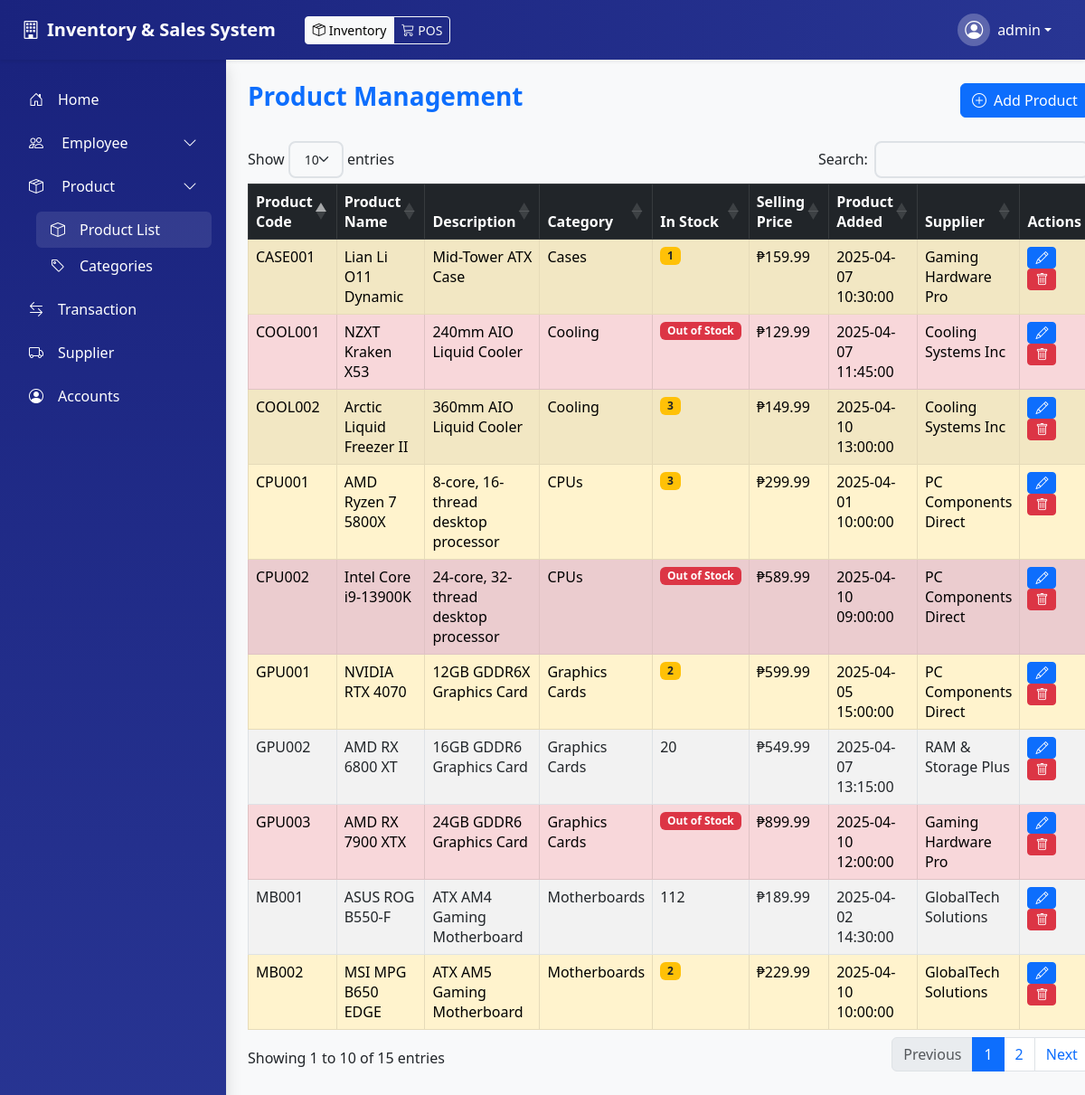
The page /page/product.php (signed in) on the database its author committed.
### tables this page shows
CREATE TABLE `product` (
    `Product_ID` int(11) NOT NULL,
    `Product_Code` varchar(50) NOT NULL,
    `Product_Name` varchar(100) NOT NULL,
    `Description` text DEFAULT NULL,
    `Category_ID` int(11) DEFAULT NULL,
    `In_Stock` int(11) NOT NULL,
    `Selling_Price` decimal(10, 2) NOT NULL,
    `Product_Added` datetime NOT NULL,
    `Supplier_ID` int(11) DEFAULT NULL
);

CREATE TABLE `category` (
    `Category_ID` int(11) NOT NULL,
    `Category_Name` varchar(50) NOT NULL
);

CREATE TABLE `supplier` (
    `Supplier_ID` int(11) NOT NULL,
    `Supplier_Name` varchar(100) NOT NULL,
    `Contact_Number` varchar(15) DEFAULT NULL,
    `Email` varchar(100) DEFAULT NULL,
    `Address` varchar(255) NOT NULL DEFAULT ''
);

### controller/product_controller.php (called while the page is built, shortened)
<?php
require_once '../model/product_model.php';
class ProductController {
    private $model;
    public function __construct($dbConnection) {
        $this->model = new Product($dbConnection);
    }
    public function getAllProducts() {
        return $this->model->getAll();
    }
}

### model/product_model.php (called while the page is built, shortened)
<?php
class Product {
    private $conn;
    public function __construct($dbConnection) {
        $this->conn = $dbConnection;
    }
    public function getAll() {
        $query = "SELECT p.*, s.Supplier_Name, c.Category_Name
                 FROM product p
                 LEFT JOIN supplier s ON p.Supplier_ID = s.Supplier_ID
                 LEFT JOIN category c ON p.Category_ID = c.Category_ID
                 ORDER BY p.Product_ID";
        $result = $this->conn->query($query);
        return $result->fetch_all(MYSQLI_ASSOC);
    }
}

### page/product.php (the view, shortened to what this page needs)
<?php
require_once '../include/navbar.php';
require_once '../include/sidebar.php';
require_once '../controller/product_controller.php';
$productController = new ProductController($conn);
$products = $productController->getAllProducts();
?>
<!DOCTYPE html>
<html lang="en">
<head>
    <link href="https://cdn.jsdelivr.net/npm/bootstrap@5.3.0-alpha3/dist/css/bootstrap.min.css" rel="stylesheet">
    <link href="https://cdn.jsdelivr.net/npm/bootstrap-icons/font/bootstrap-icons.css" rel="stylesheet">
    <link href="https://cdn.datatables.net/1.13.7/css/dataTables.bootstrap5.min.css" rel="stylesheet">
</head>
<body class="bg-light">
    <div class="d-flex">
        <div class="flex-shrink-0" style="width: 250px;">
            <?php require_once '../include/sidebar.php'; ?>
        </div>
        <div class="flex-grow-1 p-4">
            <div class="d-flex justify-content-between align-items-center mb-4">
                <h1 class="fs-3 fw-bold text-primary">Product Management</h1>
                <button class="btn btn-primary" onclick="showAddModal()">
                    <i class="bi bi-plus-circle me-2"></i>Add Product
                </button>
            </div>
            <table id="productTable" class="table table-bordered table-striped table-hover">
                <thead class="table-dark">
                    <tr>
                        <th>Product Code</th>
                        <th>Product Name</th>
                        <th>Description</th>
                        <th>Category</th>
                        <th data-type="num">In Stock</th>
                        <th data-type="num">Selling Price</th>
                        <th>Product Added</th>
                        <th>Supplier</th>
                        <th>Actions</th>
                    </tr>
                </thead>
                <tbody>
                    <?php if (empty($products)): ?>
                    <tr>
                        <td colspan="9" class="text-center py-4">
                            <div class="text-muted">
                                <i class="bi bi-box-seam fs-1 mb-3 d-block"></i>
                                <h5>No Products Found</h5>
                                <p>No products have been added to the inventory yet.</p>
                            </div>
                        </td>
                    </tr>
                    <?php else: ?>
                        <?php foreach ($products as $product): ?>
                        <tr class="<?php
                            if ($product['In_Stock'] == 0) {
                                echo 'table-danger';
                            } elseif ($product['In_Stock'] <= 10) {
                                echo 'table-warning';
                            }
                        ?>">
                            <td><?= $product['Product_Code'] ?></td>
                            <td><?= $product['Product_Name'] ?></td>
                            <td><?= $product['Description'] ?></td>
                            <td><?= $product['Category_Name'] ?></td>
                            <td class="<?= $product['In_Stock'] <= 10 ? 'fw-bold' : '' ?>"
                                data-order="<?= $product['In_Stock'] ?>">
                                <?php if ($product['In_Stock'] == 0): ?>
                                    <span class="badge bg-danger">Out of Stock</span>
                                <?php elseif ($product['In_Stock'] <= 10): ?>
                                    <span class="badge bg-warning text-dark"><?= $product['In_Stock'] ?></span>
                                <?php else: ?>
                                    <?= $product['In_Stock'] ?>
                                <?php endif; ?>
                            </td>
                            <td>₱<?= number_format($product['Selling_Price'], 2) ?></td>
                            <td><?= $product['Product_Added'] ?></td>
                            <td><?= $product['Supplier_Name'] ?></td>
                            <td>
                                <button class="btn btn-primary btn-sm" onclick="editProduct(<?= $product['Product_ID'] ?>)">
                                    <i class="bi bi-pencil"></i>
                                </button>
                                <button class="btn btn-danger btn-sm" onclick="deleteProduct(<?= $product['Product_ID'] ?>)">
                                    <i class="bi bi-trash"></i>
                                </button>
                            </td>
                        </tr>
                        <?php endforeach; ?>
                    <?php endif; ?>
                </tbody>
            </table>
        </div>
    </div>
</body>
</html>

### rows shown on the page
product: Product_Code "CPU001", Product_Name "AMD Ryzen 7 5800X", Description "8-core, 16-thread desktop processor", Category_ID.Category_Name "CPUs", In_Stock "3", Selling_Price "299.99", Product_Added "2025-04-01 10:00:00", Supplier_ID.Supplier_Name "PC Components Direct"
product: Product_Code "MB001", Product_Name "ASUS ROG B550-F", Description "ATX AM4 Gaming Motherboard", Category_ID.Category_Name "Motherboards", In_Stock "112", Selling_Price "189.99", Product_Added "2025-04-02 14:30:00", Supplier_ID.Supplier_Name "GlobalTech Solutions"
product: Product_Code "GPU001", Product_Name "NVIDIA RTX 4070", Description "12GB GDDR6X Graphics Card", Category_ID.Category_Name "Graphics Cards", In_Stock "2", Selling_Price "599.99", Product_Added "2025-04-05 15:00:00", Supplier_ID.Supplier_Name "PC Components Direct"
product: Product_Code "CASE001", Product_Name "Lian Li O11 Dynamic", Description "Mid-Tower ATX Case", Category_ID.Category_Name "Cases", In_Stock "1", Selling_Price "159.99", Product_Added "2025-04-07 10:30:00", Supplier_ID.Supplier_Name "Gaming Hardware Pro"
product: Product_Code "COOL001", Product_Name "NZXT Kraken X53", Description "240mm AIO Liquid Cooler", Category_ID.Category_Name "Cooling", In_Stock "Out of Stock", Selling_Price "129.99", Product_Added "2025-04-07 11:45:00", Supplier_ID.Supplier_Name "Cooling Systems Inc"
product: Product_Code "GPU002", Product_Name "AMD RX 6800 XT", Description "16GB GDDR6 Graphics Card", Category_ID.Category_Name "Graphics Cards", In_Stock "20", Selling_Price "549.99", Product_Added "2025-04-07 13:15:00", Supplier_ID.Supplier_Name "RAM & Storage Plus"
product: Product_Code "CPU002", Product_Name "Intel Core i9-13900K", Description "24-core, 32-thread desktop processor", Category_ID.Category_Name "CPUs", In_Stock "Out of Stock", Selling_Price "589.99", Product_Added "2025-04-10 09:00:00", Supplier_ID.Supplier_Name "PC Components Direct"
product: Product_Code "MB002", Product_Name "MSI MPG B650 EDGE", Description "ATX AM5 Gaming Motherboard", Category_ID.Category_Name "Motherboards", In_Stock "2", Selling_Price "229.99", Product_Added "2025-04-10 10:00:00", Supplier_ID.Supplier_Name "GlobalTech Solutions"
product: Product_Code "GPU003", Product_Name "AMD RX 7900 XTX", Description "24GB GDDR6 Graphics Card", Category_ID.Category_Name "Graphics Cards", In_Stock "Out of Stock", Selling_Price "899.99", Product_Added "2025-04-10 12:00:00", Supplier_ID.Supplier_Name "Gaming Hardware Pro"
product: Product_Code "COOL002", Product_Name "Arctic Liquid Freezer II", Description "360mm AIO Liquid Cooler", Category_ID.Category_Name "Cooling", In_Stock "3", Selling_Price "149.99", Product_Added "2025-04-10 13:00:00", Supplier_ID.Supplier_Name "Cooling Systems Inc"

### other values the page prints
$_SESSION['username'] "admin"
